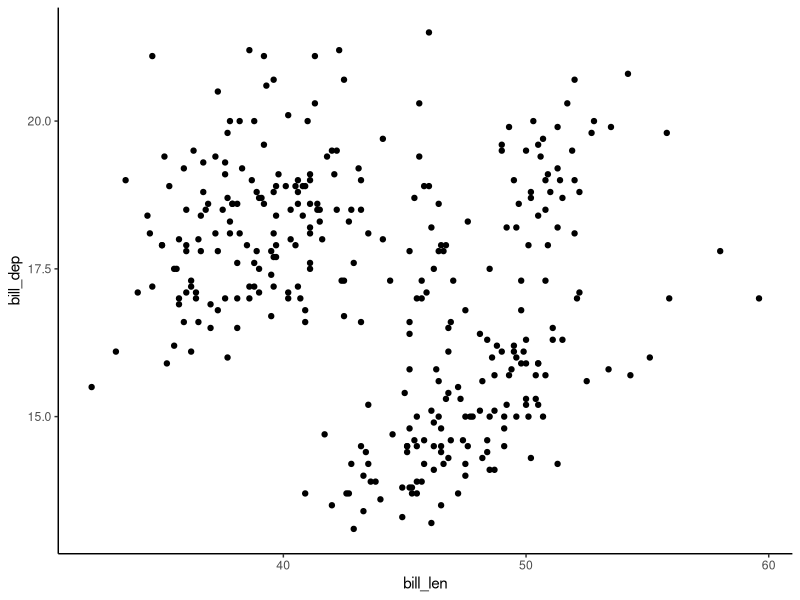

This figure's R source:
library(tidyverse)
penglings <- penguins |>
  drop_na()

i_cant_code <- penglings |>
  ggplot()+
  geom_point(aes(x= bill_len, y = bill_dep)) + 
  theme_classic()
i_cant_code